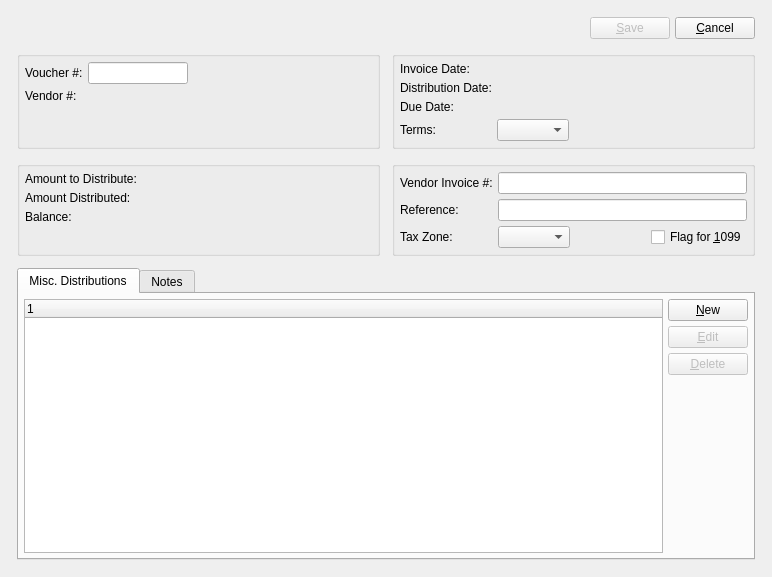
<?xml version="1.0" encoding="UTF-8"?>
<ui version="4.0">
 <comment>This file is part of the xTuple ERP: PostBooks Edition, a free and
open source Enterprise Resource Planning software suite,
Copyright (c) 1999-2010 by OpenMFG LLC, d/b/a xTuple.
It is licensed to you under the Common Public Attribution License
version 1.0, the full text of which (including xTuple-specific Exhibits)
is available at www.xtuple.com/CPAL.  By using this software, you agree
to be bound by its terms.</comment>
 <class>miscVoucher</class>
 <widget class="QWidget" name="miscVoucher">
  <property name="geometry">
   <rect>
    <x>0</x>
    <y>0</y>
    <width>772</width>
    <height>577</height>
   </rect>
  </property>
  <property name="windowTitle">
   <string>Miscellaneous Voucher</string>
  </property>
  <layout class="QGridLayout" name="gridLayout_6">
   <item row="0" column="0">
    <layout class="QGridLayout" name="gridLayout_5">
     <property name="margin">
      <number>12</number>
     </property>
     <property name="spacing">
      <number>12</number>
     </property>
     <item row="0" column="0" colspan="2">
      <layout class="QHBoxLayout">
       <item>
        <spacer>
         <property name="orientation">
          <enum>Qt::Horizontal</enum>
         </property>
         <property name="sizeHint" stdset="0">
          <size>
           <width>441</width>
           <height>20</height>
          </size>
         </property>
        </spacer>
       </item>
       <item>
        <widget class="QPushButton" name="_save">
         <property name="enabled">
          <bool>false</bool>
         </property>
         <property name="text">
          <string>&amp;Save</string>
         </property>
         <property name="autoDefault">
          <bool>true</bool>
         </property>
         <property name="default">
          <bool>true</bool>
         </property>
        </widget>
       </item>
       <item>
        <widget class="QPushButton" name="_close">
         <property name="text">
          <string>&amp;Cancel</string>
         </property>
         <property name="autoDefault">
          <bool>true</bool>
         </property>
        </widget>
       </item>
      </layout>
     </item>
     <item row="1" column="0">
      <widget class="QGroupBox" name="_voucherGroup">
       <property name="title">
        <string/>
       </property>
       <layout class="QFormLayout" name="formLayout">
        <item row="0" column="0">
         <widget class="QLabel" name="_voucherNumLit">
          <property name="text">
           <string>Voucher #:</string>
          </property>
         </widget>
        </item>
        <item row="1" column="1">
         <widget class="VendorCluster" name="_vendor">
          <property name="focusPolicy">
           <enum>Qt::StrongFocus</enum>
          </property>
         </widget>
        </item>
        <item row="3" column="1">
         <spacer>
          <property name="orientation">
           <enum>Qt::Vertical</enum>
          </property>
          <property name="sizeHint" stdset="0">
           <size>
            <width>20</width>
            <height>0</height>
           </size>
          </property>
         </spacer>
        </item>
        <item row="1" column="0">
         <widget class="QLabel" name="_vendorLit">
          <property name="text">
           <string>Vendor #:</string>
          </property>
         </widget>
        </item>
        <item row="0" column="1">
         <widget class="XLineEdit" name="_voucherNumber">
          <property name="maximumSize">
           <size>
            <width>100</width>
            <height>32767</height>
           </size>
          </property>
         </widget>
        </item>
       </layout>
      </widget>
     </item>
     <item row="1" column="1">
      <widget class="QGroupBox" name="_dateGroup">
       <property name="title">
        <string/>
       </property>
       <layout class="QFormLayout" name="formLayout_2">
        <property name="fieldGrowthPolicy">
         <enum>QFormLayout::FieldsStayAtSizeHint</enum>
        </property>
        <item row="0" column="0">
         <widget class="QLabel" name="_invoiceDateLit">
          <property name="text">
           <string>Invoice Date:</string>
          </property>
         </widget>
        </item>
        <item row="0" column="1">
         <widget class="DLineEdit" name="_invoiceDate"/>
        </item>
        <item row="1" column="0">
         <widget class="QLabel" name="_distributionDateLit">
          <property name="text">
           <string>Distribution Date:</string>
          </property>
         </widget>
        </item>
        <item row="1" column="1">
         <widget class="DLineEdit" name="_distributionDate"/>
        </item>
        <item row="2" column="0">
         <widget class="QLabel" name="_dueDateLit">
          <property name="text">
           <string>Due Date:</string>
          </property>
         </widget>
        </item>
        <item row="2" column="1">
         <widget class="DLineEdit" name="_dueDate"/>
        </item>
        <item row="3" column="0">
         <widget class="QLabel" name="_termsLit">
          <property name="text">
           <string>Terms:</string>
          </property>
         </widget>
        </item>
        <item row="3" column="1">
         <widget class="XComboBox" name="_terms"/>
        </item>
       </layout>
      </widget>
     </item>
     <item row="2" column="0">
      <widget class="QGroupBox" name="_amountGroup">
       <property name="title">
        <string/>
       </property>
       <layout class="QFormLayout" name="formLayout_3">
        <item row="0" column="0">
         <widget class="QLabel" name="_amountToDistributeLit">
          <property name="text">
           <string>Amount to Distribute:</string>
          </property>
         </widget>
        </item>
        <item row="0" column="1">
         <widget class="CurrCluster" name="_amountToDistribute">
          <property name="minimumSize">
           <size>
            <width>180</width>
            <height>0</height>
           </size>
          </property>
         </widget>
        </item>
        <item row="1" column="0">
         <widget class="QLabel" name="_amountDistributedLit">
          <property name="text">
           <string>Amount Distributed:</string>
          </property>
         </widget>
        </item>
        <item row="1" column="1">
         <widget class="CurrCluster" name="_amountDistributed">
          <property name="baseVisible">
           <bool>false</bool>
          </property>
          <property name="currencyVisible">
           <bool>false</bool>
          </property>
          <property name="enabled">
           <bool>false</bool>
          </property>
         </widget>
        </item>
        <item row="2" column="0">
         <widget class="QLabel" name="_balanceLit">
          <property name="text">
           <string>Balance:</string>
          </property>
         </widget>
        </item>
        <item row="2" column="1">
         <widget class="CurrCluster" name="_balance">
          <property name="currencyVisible">
           <bool>false</bool>
          </property>
          <property name="enabled">
           <bool>false</bool>
          </property>
         </widget>
        </item>
       </layout>
      </widget>
     </item>
     <item row="2" column="1">
      <widget class="QGroupBox" name="_referenceGroup">
       <property name="title">
        <string/>
       </property>
       <layout class="QFormLayout" name="formLayout_4">
        <item row="0" column="0">
         <widget class="QLabel" name="_invoiceNumLit">
          <property name="text">
           <string>Vendor Invoice #:</string>
          </property>
         </widget>
        </item>
        <item row="0" column="1">
         <widget class="XLineEdit" name="_invoiceNum"/>
        </item>
        <item row="1" column="0">
         <widget class="QLabel" name="_referenceLit">
          <property name="text">
           <string>Reference:</string>
          </property>
         </widget>
        </item>
        <item row="1" column="1">
         <widget class="XLineEdit" name="_reference"/>
        </item>
        <item row="2" column="0">
         <widget class="QLabel" name="_taxzoneLit">
          <property name="text">
           <string>Tax Zone:</string>
          </property>
         </widget>
        </item>
        <item row="2" column="1">
         <layout class="QHBoxLayout" name="horizontalLayout">
          <item>
           <widget class="XComboBox" name="_taxzone">
            <property name="allowNull">
             <bool>true</bool>
            </property>
            <property name="nullStr">
             <string>None</string>
            </property>
            <property name="type">
             <enum>XComboBox::TaxZones</enum>
            </property>
           </widget>
          </item>
          <item>
           <spacer name="horizontalSpacer">
            <property name="orientation">
             <enum>Qt::Horizontal</enum>
            </property>
            <property name="sizeHint" stdset="0">
             <size>
              <width>0</width>
              <height>20</height>
             </size>
            </property>
           </spacer>
          </item>
          <item>
           <widget class="QCheckBox" name="_flagFor1099">
            <property name="text">
             <string>Flag for &amp;1099</string>
            </property>
           </widget>
          </item>
         </layout>
        </item>
       </layout>
      </widget>
     </item>
     <item row="3" column="0" colspan="2">
      <widget class="QTabWidget" name="tabWidget">
       <property name="sizePolicy">
        <sizepolicy hsizetype="Expanding" vsizetype="Expanding">
         <horstretch>0</horstretch>
         <verstretch>1</verstretch>
        </sizepolicy>
       </property>
       <property name="currentIndex">
        <number>0</number>
       </property>
       <widget class="QWidget" name="_miscDistribTab">
        <attribute name="title">
         <string>Misc. Distributions</string>
        </attribute>
        <layout class="QGridLayout" name="gridLayout_2">
         <item row="0" column="0">
          <layout class="QHBoxLayout" name="horizontalLayout_2">
           <item>
            <widget class="XTreeWidget" name="_miscDistrib">
             <property name="sizePolicy">
              <sizepolicy hsizetype="Expanding" vsizetype="Expanding">
               <horstretch>0</horstretch>
               <verstretch>0</verstretch>
              </sizepolicy>
             </property>
             <property name="minimumSize">
              <size>
               <width>0</width>
               <height>100</height>
              </size>
             </property>
            </widget>
           </item>
           <item>
            <layout class="QVBoxLayout">
             <item>
              <widget class="QPushButton" name="_new">
               <property name="text">
                <string>&amp;New</string>
               </property>
               <property name="autoDefault">
                <bool>true</bool>
               </property>
              </widget>
             </item>
             <item>
              <widget class="QPushButton" name="_edit">
               <property name="enabled">
                <bool>false</bool>
               </property>
               <property name="text">
                <string>&amp;Edit</string>
               </property>
               <property name="autoDefault">
                <bool>true</bool>
               </property>
              </widget>
             </item>
             <item>
              <widget class="QPushButton" name="_delete">
               <property name="enabled">
                <bool>false</bool>
               </property>
               <property name="text">
                <string>&amp;Delete</string>
               </property>
               <property name="autoDefault">
                <bool>true</bool>
               </property>
              </widget>
             </item>
             <item>
              <spacer>
               <property name="orientation">
                <enum>Qt::Vertical</enum>
               </property>
               <property name="sizeType">
                <enum>QSizePolicy::Expanding</enum>
               </property>
               <property name="sizeHint" stdset="0">
                <size>
                 <width>20</width>
                 <height>20</height>
                </size>
               </property>
              </spacer>
             </item>
            </layout>
           </item>
          </layout>
         </item>
        </layout>
       </widget>
       <widget class="QWidget" name="_notesTab">
        <attribute name="title">
         <string>Notes</string>
        </attribute>
        <layout class="QGridLayout" name="gridLayout_3">
         <item row="0" column="0">
          <widget class="QTextEdit" name="_notes"/>
         </item>
        </layout>
       </widget>
      </widget>
     </item>
    </layout>
   </item>
  </layout>
 </widget>
 <layoutdefault spacing="5" margin="5"/>
 <pixmapfunction>qPixmapFromMimeSource</pixmapfunction>
 <customwidgets>
  <customwidget>
   <class>CurrCluster</class>
   <extends>CurrDisplay</extends>
   <header>currcluster.h</header>
  </customwidget>
  <customwidget>
   <class>CurrDisplay</class>
   <extends>QWidget</extends>
   <header>currcluster.h</header>
  </customwidget>
  <customwidget>
   <class>DLineEdit</class>
   <extends>QWidget</extends>
   <header>datecluster.h</header>
   <container>1</container>
  </customwidget>
  <customwidget>
   <class>VendorCluster</class>
   <extends>QWidget</extends>
   <header>vendorcluster.h</header>
  </customwidget>
  <customwidget>
   <class>XComboBox</class>
   <extends>QComboBox</extends>
   <header>xcombobox.h</header>
  </customwidget>
  <customwidget>
   <class>XLineEdit</class>
   <extends>QLineEdit</extends>
   <header>xlineedit.h</header>
   <container>1</container>
  </customwidget>
  <customwidget>
   <class>XTreeWidget</class>
   <extends>QTreeWidget</extends>
   <header>xtreewidget.h</header>
   <container>1</container>
  </customwidget>
 </customwidgets>
 <tabstops>
  <tabstop>_voucherNumber</tabstop>
  <tabstop>_vendor</tabstop>
  <tabstop>_invoiceDate</tabstop>
  <tabstop>_distributionDate</tabstop>
  <tabstop>_dueDate</tabstop>
  <tabstop>_terms</tabstop>
  <tabstop>_amountToDistribute</tabstop>
  <tabstop>_amountDistributed</tabstop>
  <tabstop>_balance</tabstop>
  <tabstop>_invoiceNum</tabstop>
  <tabstop>_reference</tabstop>
  <tabstop>_taxzone</tabstop>
  <tabstop>_flagFor1099</tabstop>
  <tabstop>tabWidget</tabstop>
  <tabstop>_miscDistrib</tabstop>
  <tabstop>_new</tabstop>
  <tabstop>_edit</tabstop>
  <tabstop>_delete</tabstop>
  <tabstop>_notes</tabstop>
  <tabstop>_save</tabstop>
  <tabstop>_close</tabstop>
 </tabstops>
 <resources/>
 <connections>
  <connection>
   <sender>_amountToDistribute</sender>
   <signal>idChanged(int)</signal>
   <receiver>_amountDistributed</receiver>
   <slot>setId(int)</slot>
   <hints>
    <hint type="sourcelabel">
     <x>20</x>
     <y>20</y>
    </hint>
    <hint type="destinationlabel">
     <x>20</x>
     <y>20</y>
    </hint>
   </hints>
  </connection>
  <connection>
   <sender>_amountToDistribute</sender>
   <signal>effectiveChanged(QDate)</signal>
   <receiver>_amountDistributed</receiver>
   <slot>setEffective(QDate)</slot>
   <hints>
    <hint type="sourcelabel">
     <x>20</x>
     <y>20</y>
    </hint>
    <hint type="destinationlabel">
     <x>20</x>
     <y>20</y>
    </hint>
   </hints>
  </connection>
  <connection>
   <sender>_amountToDistribute</sender>
   <signal>idChanged(int)</signal>
   <receiver>_balance</receiver>
   <slot>setId(int)</slot>
   <hints>
    <hint type="sourcelabel">
     <x>20</x>
     <y>20</y>
    </hint>
    <hint type="destinationlabel">
     <x>20</x>
     <y>20</y>
    </hint>
   </hints>
  </connection>
  <connection>
   <sender>_amountToDistribute</sender>
   <signal>effectiveChanged(QDate)</signal>
   <receiver>_balance</receiver>
   <slot>setEffective(QDate)</slot>
   <hints>
    <hint type="sourcelabel">
     <x>20</x>
     <y>20</y>
    </hint>
    <hint type="destinationlabel">
     <x>20</x>
     <y>20</y>
    </hint>
   </hints>
  </connection>
  <connection>
   <sender>_close</sender>
   <signal>clicked()</signal>
   <receiver>miscVoucher</receiver>
   <slot>close()</slot>
   <hints>
    <hint type="sourcelabel">
     <x>20</x>
     <y>20</y>
    </hint>
    <hint type="destinationlabel">
     <x>20</x>
     <y>20</y>
    </hint>
   </hints>
  </connection>
  <connection>
   <sender>_distributionDate</sender>
   <signal>newDate(QDate)</signal>
   <receiver>_amountToDistribute</receiver>
   <slot>setEffective(QDate)</slot>
   <hints>
    <hint type="sourcelabel">
     <x>20</x>
     <y>20</y>
    </hint>
    <hint type="destinationlabel">
     <x>20</x>
     <y>20</y>
    </hint>
   </hints>
  </connection>
  <connection>
   <sender>_vendor</sender>
   <signal>valid(bool)</signal>
   <receiver>_save</receiver>
   <slot>setEnabled(bool)</slot>
   <hints>
    <hint type="sourcelabel">
     <x>20</x>
     <y>20</y>
    </hint>
    <hint type="destinationlabel">
     <x>20</x>
     <y>20</y>
    </hint>
   </hints>
  </connection>
  <connection>
   <sender>_miscDistrib</sender>
   <signal>valid(bool)</signal>
   <receiver>_edit</receiver>
   <slot>setEnabled(bool)</slot>
   <hints>
    <hint type="sourcelabel">
     <x>20</x>
     <y>20</y>
    </hint>
    <hint type="destinationlabel">
     <x>20</x>
     <y>20</y>
    </hint>
   </hints>
  </connection>
  <connection>
   <sender>_miscDistrib</sender>
   <signal>valid(bool)</signal>
   <receiver>_delete</receiver>
   <slot>setEnabled(bool)</slot>
   <hints>
    <hint type="sourcelabel">
     <x>20</x>
     <y>20</y>
    </hint>
    <hint type="destinationlabel">
     <x>20</x>
     <y>20</y>
    </hint>
   </hints>
  </connection>
  <connection>
   <sender>_miscDistrib</sender>
   <signal>itemSelected(int)</signal>
   <receiver>_edit</receiver>
   <slot>animateClick()</slot>
   <hints>
    <hint type="sourcelabel">
     <x>20</x>
     <y>20</y>
    </hint>
    <hint type="destinationlabel">
     <x>20</x>
     <y>20</y>
    </hint>
   </hints>
  </connection>
 </connections>
</ui>
